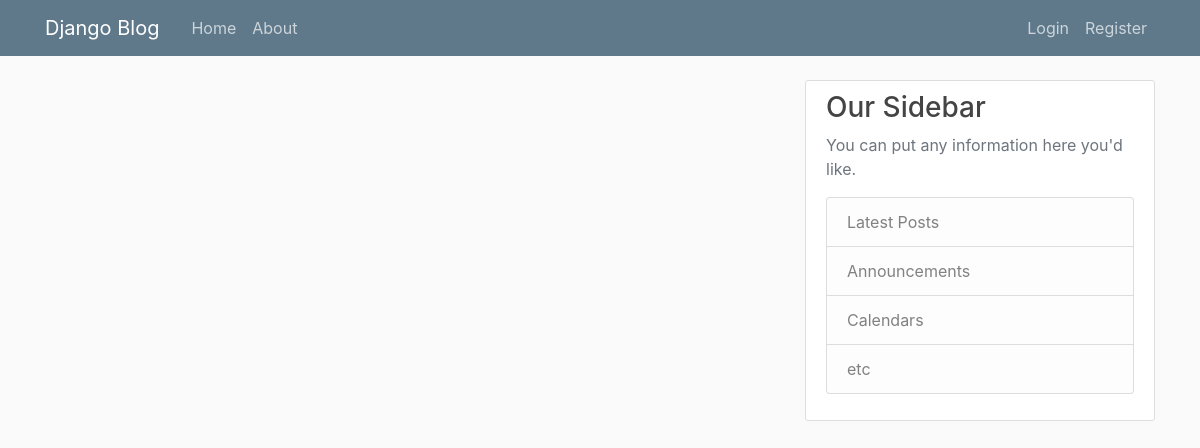
/price/, run on an earlier commit of the app's database.
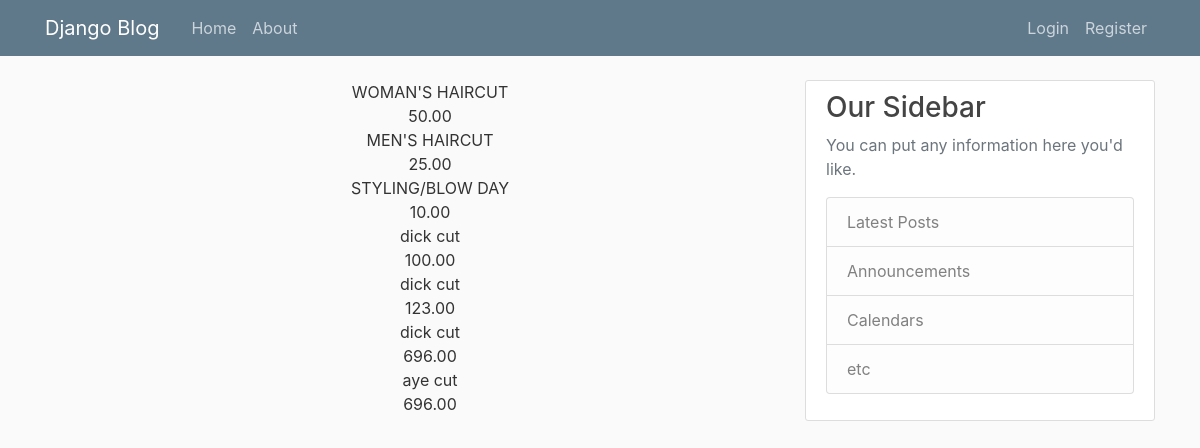
And on a later commit of the database.
### info/models.py (models this page shows, shortened)
class Price(models.Model):
	name= models.CharField(max_length=50)
	price= models.DecimalField(max_digits= 5, decimal_places=2)

### info/views.py (the view)
# urls.py: path('price/', views.price, name='info-price'),
def price(request):
	context= {
		'prices': Price.objects.all()
	}
	return render(request, 'info/price.html', context)

### info/templates/info/price.html
{% extends "info/base.html" %}
{% block content %}
  {% for price in prices %}
  <ul class="priceul">
    <li> {{ price.name }}</li>
    <li> {{ price.price }}</li>
  </ul>
  {% endfor %}
{% endblock content %}

### info/templates/info/base.html (shortened to what this page needs)
{% load static %}
<!DOCTYPE html>
<html>
<head>
    <link rel="stylesheet" href="https://maxcdn.bootstrapcdn.com/bootstrap/4.0.0/css/bootstrap.min.css">
    <link rel="stylesheet" type="text/css" href="{% static 'info/main.css' %}">
    <link rel="stylesheet" type="text/css" href="{% static 'info/price.css' %}">
</head>
<body>
    <header class="site-header">
      <nav class="navbar navbar-expand-md navbar-dark bg-steel fixed-top">
        <div class="container">
          <a class="navbar-brand mr-4" href="{% url 'info-home' %}">Django Blog</a>
          <div class="collapse navbar-collapse" id="navbarToggle">
            <div class="navbar-nav mr-auto">
              <a class="nav-item nav-link" href="{% url 'info-home' %}">Home</a>
              <a class="nav-item nav-link" href="{% url 'info-about' %}">About</a>
            </div>
            <div class="navbar-nav">
            {% if user.is_authenticated %}
              <a class="nav-item nav-link" href="{% url 'logout' %}">Logout</a>
              <a class="nav-item nav-link" href="{% url 'profile' %}">Profile</a>
            {% else %}
              <a class="nav-item nav-link" href="{% url 'login' %}">Login</a>
              <a class="nav-item nav-link" href="{% url 'register' %}">Register</a>
              {% endif %}
            </div>
          </div>
        </div>
      </nav>
    </header>
    <main role="main" class="container">
      <div class="row">
        <div class="col-md-8">
          {% block content %}{% endblock %}
        </div>
        <div class="col-md-4">
          <div class="content-section">
            <h3>Our Sidebar</h3>
            <p class='text-muted'>You can put any information here you'd like.
              <ul class="list-group">
                <li class="list-group-item list-group-item-light">Latest Posts</li>
                <li class="list-group-item list-group-item-light">Announcements</li>
                <li class="list-group-item list-group-item-light">Calendars</li>
                <li class="list-group-item list-group-item-light">etc</li>
              </ul>
            </p>
          </div>
        </div>
      </div>
    </main>
</body>
</html>

### info/static/info/main.css (style rules this page uses)
body { background: #fafafa; color: #333333; margin-top: 5rem; }
h1, h2, h3, h4, h5, h6 { color: #444444; }
ul { margin: 0; }
.bg-steel { background-color: #5f788a; }
.site-header .navbar-nav .nav-link { color: #cbd5db; }
.content-section { background: #ffffff; padding: 10px 20px; border: 1px solid #dddddd; border-radius: 3px; margin-bottom: 20px; }

### info/static/info/price.css (style rules this page uses)
.priceul { list-style-type: none; text-align: center; }

What changed in the data, as far as the page shows it:
added Price: name "WOMAN'S HAIRCUT", price "50.00"
added Price: name "MEN'S HAIRCUT", price "25.00"
added Price: name "STYLING/BLOW DAY", price "10.00"
added Price: name "dick cut", price "100.00"
added Price: name "dick cut", price "123.00"
added Price: name "dick cut", price "696.00"
added Price: name "aye cut", price "696.00"
